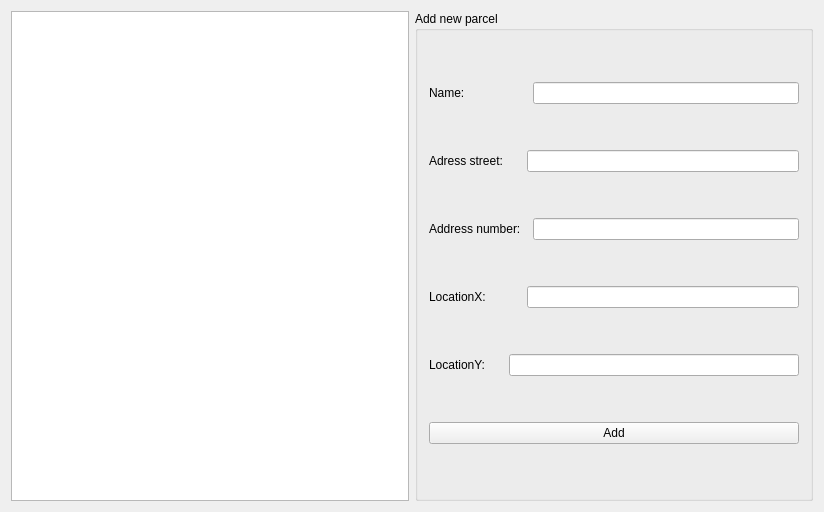
<?xml version="1.0" encoding="UTF-8"?>
<ui version="4.0">
 <class>DashboardClass</class>
 <widget class="QMainWindow" name="DashboardClass">
  <property name="geometry">
   <rect>
    <x>0</x>
    <y>0</y>
    <width>824</width>
    <height>512</height>
   </rect>
  </property>
  <property name="windowTitle">
   <string>Dashboard</string>
  </property>
  <widget class="QWidget" name="centralWidget">
   <layout class="QGridLayout" name="gridLayout_2">
    <item row="0" column="0">
     <widget class="QListWidget" name="listWidgetParcels"/>
    </item>
    <item row="0" column="1">
     <widget class="QGroupBox" name="groupBox">
      <property name="title">
       <string>Add new parcel</string>
      </property>
      <layout class="QGridLayout" name="gridLayout">
       <item row="0" column="0">
        <widget class="QLabel" name="label">
         <property name="text">
          <string>Name:</string>
         </property>
        </widget>
       </item>
       <item row="0" column="3">
        <widget class="QLineEdit" name="lineEditName"/>
       </item>
       <item row="1" column="0">
        <widget class="QLabel" name="label_2">
         <property name="text">
          <string>Adress street:</string>
         </property>
        </widget>
       </item>
       <item row="1" column="2" colspan="2">
        <widget class="QLineEdit" name="lineEditStreet"/>
       </item>
       <item row="2" column="0" colspan="2">
        <widget class="QLabel" name="label_3">
         <property name="text">
          <string>Address number:</string>
         </property>
        </widget>
       </item>
       <item row="2" column="3">
        <widget class="QLineEdit" name="lineEditNumber"/>
       </item>
       <item row="3" column="0">
        <widget class="QLabel" name="label_5">
         <property name="text">
          <string>LocationX:</string>
         </property>
        </widget>
       </item>
       <item row="3" column="2" colspan="2">
        <widget class="QLineEdit" name="lineEditX"/>
       </item>
       <item row="4" column="0">
        <widget class="QLabel" name="label_4">
         <property name="text">
          <string>LocationY:</string>
         </property>
        </widget>
       </item>
       <item row="4" column="1" colspan="3">
        <widget class="QLineEdit" name="lineEditY"/>
       </item>
       <item row="5" column="0" colspan="4">
        <widget class="QPushButton" name="pushButtonDeliver">
         <property name="text">
          <string>Add</string>
         </property>
        </widget>
       </item>
      </layout>
     </widget>
    </item>
   </layout>
  </widget>
 </widget>
 <layoutdefault spacing="6" margin="11"/>
 <resources/>
 <connections/>
</ui>
